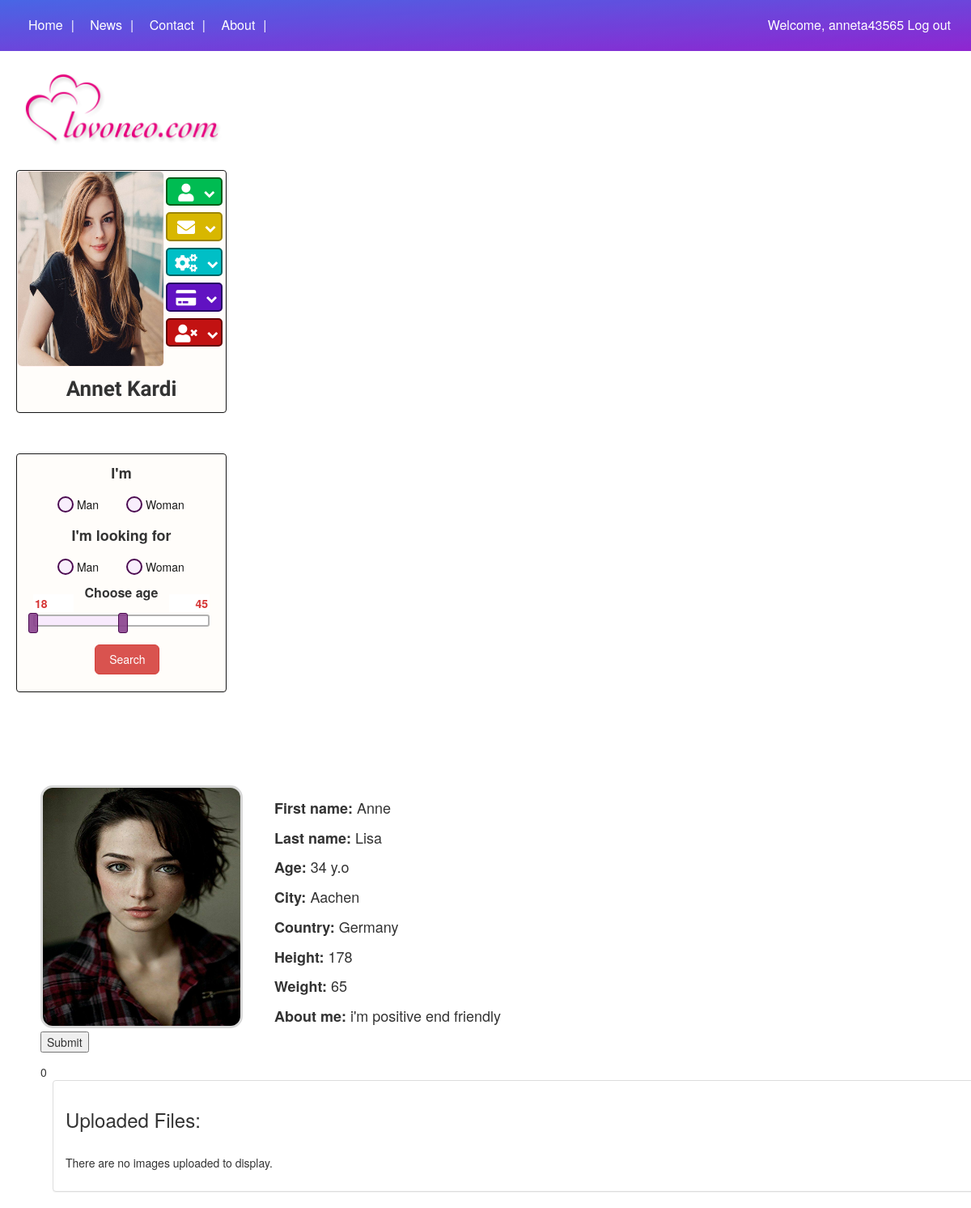
Page /personal_page.php?user_id=rfwdcvxsdfsdf (signed in) on the committed database.
### tables this page shows
CREATE TABLE `register_user` (
  `register_user_id` int(11) NOT NULL,
  `user_name` varchar(250) NOT NULL,
  `user_email` varchar(250) NOT NULL,
  `user_password` varchar(250) NOT NULL,
  `user_activation_code` varchar(250) NOT NULL,
  `user_id` varchar(255) NOT NULL,
  `user_email_status` enum('not verified','verified') NOT NULL,
  `first_name` varchar(1000) NOT NULL,
  `last_name` varchar(1000) NOT NULL,
  `country` varchar(1000) NOT NULL,
  `city` varchar(1000) NOT NULL,
  `birth_date` date DEFAULT NULL,
  `profile_foto` varchar(1000) NOT NULL,
  `details` varchar(1000) NOT NULL,
  `gender` varchar(255) NOT NULL,
  `weight` int(255) NOT NULL,
  `height` int(255) NOT NULL
);

### personal_page.php (the view, shortened to what this page needs)
<?php
$user_id=$_GET["user_id"];
$con = new PDO( DB_DSN, DB_USERNAME, DB_PASSWORD );
$sthandler = $con->prepare("SELECT TIMESTAMPDIFF(YEAR, `birth_date`, CURDATE()) AS age , first_name, last_name, country, city, details, height, weight, profile_foto FROM register_user WHERE user_id = '$user_id'");
$sthandler->execute();
?>
<head>
<link rel="stylesheet" href="style_personal_page.css">
<link rel="stylesheet" href="https://cdnjs.cloudflare.com/ajax/libs/jqueryui/1.12.1/jquery-ui.min.css">
<link rel="stylesheet" type="text/css" href="slick/slick.css"/>
<link rel="stylesheet" type="text/css" href="slick/slick-theme.css"/>
<link rel="stylesheet" href="https://maxcdn.bootstrapcdn.com/bootstrap/3.3.0/css/bootstrap.min.css">
</head>
<body>
    <header class="head fixed">
        <div class="wrap">
            <nav class="pull_left">
                <ul class="list-unstyled ">
                <a class="active" href="index.php"><li class="li-item inline-block">Home</li></a>
                <a href="#news"><li class="li-item inline-block">News</li></a>
                <a href="#contact"><li class="li-item inline-block">Contact</li></a>
                <a href="#about"><li class="li-item inline-block">About</li></a>
                </ul>
            </nav>
            <div class="pull-right">
                <a class="welcom" > <?php
                    if (isset($_SESSION['user_name'])) {
                    echo 'Welcome, '.$_SESSION['user_name'];
                    }
                    ?>
                </a>
                <a href="#" class="log-in-out">
                <?php
                    if (isset($_SESSION['user_name'])) {
                    echo 'Log out';
                    }
                    else echo 'Log in';
                    ?>
                </a>
            </div>
        </div>
    </header>
    <div class="wrap">
    <section class="section-control inline-block  rel">
        <div class="logo"></div>
            <div class="form-signin"  method="POST">
                    <?php
                    if(isset($_SESSION['user_name']))
                    {
                    include("user_on.php");
                    }
                    else
                    {
                    include("login.php");
                    }
                    ?>
            </div>
            <div class=" form-log ">
                    <?php
                        include("filter.php");
                        ?>
    <div class="inline-block right-side">
        <section class="section-photo">
            <?php while($row = $sthandler->fetch(PDO::FETCH_ASSOC)) : ?>
            <div class="photo-box inline-block">
                <img src="<?php echo $row ['profile_foto']?>" class="photo-person">
            </div>
            <div class="inline-block rel">
                <div class="info">
                    <div class="info-info"><span class="key">First name: </span><?php echo $row ['first_name'] ?></div>
                    <div class="info-info"><span class="key">Last name: </span><?php echo $row ['last_name'] ?></div>
                    <div class="info-info"><span class="key">Age: </span><?php echo $row ['age'] ?> y.o</div>
                    <div class="info-info"><span class="key">City: </span><?php echo $row ['city'] ?></div>
                    <div class="info-info"><span class="key">Country: </span><?php echo $row ['country'] ?></div>
                    <div class="info-info"><span class="key">Height: </span><?php echo $row ['height'] ?></div>
                    <div class="info-info"><span class="key">Weight: </span><?php echo $row ['weight'] ?></div>
                    <div class="info-info"><span class="key">About me: </span><?php echo $row ['details'] ?></div>
</div>
            <?php endwhile;?>
            </div>
		<form class ="like" action="" method="post" value="like">
		<input class="like" id="like" type="submit" name="like">
	</form>
<div class="likes_amount">
<?php
$like_to= $_GET['user_id'];
$pdo = new PDO( DB_DSN, DB_USERNAME, DB_PASSWORD);
$nLikes = $pdo->query("select count(*) FROM likes WHERE like_to = '$like_to'")->fetchColumn();
echo $nLikes;
?>
</div>
            <div class="album">
                <?php
                include("fotos/view.php");
                ?>
            </div>
        </section>
    </div>
</body>

### user_on.php (shortened to what this page needs)
<!DOCTYPE html>
<html>
	<head>
        <link rel="stylesheet" href="user_on_style.css">
        <link rel="stylesheet" href="https://use.fontawesome.com/releases/v5.1.1/css/all.css">
  <link rel='stylesheet prefetch' href='https://cdnjs.cloudflare.com/ajax/libs/font-awesome/4.6.3/css/font-awesome.min.css'>
      <link rel="stylesheet" href="css/style.css">
    </head>
	<body>
    <?php
include("connection.php");
$user_name = $_SESSION['user_name'];
$query = "SELECT * FROM register_user WHERE user_name = '$user_name'";
$mysql_result = mysqli_query($conn, $query);
?>
<?php
while ($row = mysqli_fetch_assoc($mysql_result)) :
?>
		<div class=" form-log">
			<div class="panel panel-default">
				<div class="panel-body rel">
                    <div class="photo-user-box inline-bock">
                        <img src = "<?php echo $row['profile_foto'];?>" class="photo-user">
                    </div>
                    <div class="buttons inline-bock">
                        <ul class="accordion-menu">
                          <li>
                            <div class="dropdownlink dropdownlink_1"><i class="fas fa-user"></i>
                              <i class="fa fa-chevron-down" aria-hidden="true"></i>
                            </div>
                          </li>
                          <li>
                            <div class="dropdownlink dropdownlink_2"><i class="fas fa-envelope"></i>
                              <i class="fa fa-chevron-down" aria-hidden="true"></i>
                            </div>
                          </li>
                          <li>
                            <div class="dropdownlink dropdownlink_3"><i class="fas fa-cogs"></i>
                              <i class="fa fa-chevron-down" aria-hidden="true"></i>
                            </div>
                          </li>
                          <li>
                            <div class="dropdownlink dropdownlink_4"><i class="fas fa-credit-card"></i>
                              <i class="fa fa-chevron-down" aria-hidden="true"></i>
                            </div>
                          </li>
                          <li>
                            <div class="dropdownlink dropdownlink_5"><i class="fas fa-user-times"></i>
                              <i class="fa fa-chevron-down" aria-hidden="true"></i>
                            </div>
                          </li>
                        </ul>
                    </div>
                    <div class="user-name-txt">
                    <?php echo $row['first_name']; ?>
                    <?php echo $row['last_name']; ?>
                    </div>
				</div>
			</div>
        </div>
<?php endwhile; ?>
	</body>
</html>

### filter.php (shortened to what this page needs)
<!DOCTYPE html>
<html>
	<head>
		<link rel="stylesheet" href="filter.css">
	</head>
	<body>
<div class="panel panel-2 panel-default">
    			        <div class="panel-body">
                            <form class="search rel" action="search_form.php" method="post">
                                        <div class=" rel">
                                            <h4 class="center search-text">I'm</h4>
                                            <div class="labeles-div">
                                                <label class="labeles">
                                                    <span class="radio-custom"></span>
                                                    <div class="label_r">Man</div>
                                                </label>
                                                <label class="labeles">
                                                    <span class="radio-custom"></span>
                                                    <div class="label_r">Woman</div>
                                                </label>
                                            </div>
                                        </div>
                                        <div class="rel">
                                            <h4 class="center  search-text">I'm looking for</h4>
                                            <div class="labeles-div">
                                                <label class="labeles">
                                                    <span class="radio-custom"></span>
                                                    <div class="label_r">Man</div>
                                                </label>
                                                <label class="labeles">
                                                    <span class="radio-custom"></span>
                                                    <div class="label_r">Woman</div>
                                                </label>
                                            </div>
                                        </div>
                                <div class="slider">
                                    <p class="center slider-age">Choose age</p>
                                    <div class="rel">
                                      <input type="text" class="inputs-age" name ="amount" id="amount" value="<?php echo isset($_POST['amount']) ? $_POST['amount'] : '' ?>" readonly>
                                      <input type="text" class="inputs-age" name ="amount-2" id="amount-2" value="<?php echo isset($_POST['amount-2']) ? $_POST['amount-2'] : '' ?>" readonly>
                                    </div>
                                    <div id="slider-range"></div>
                                </div>
                                <div class="form-group search-btn-block">
                                    <input class="search-btn btn btn-lg btn-danger" id="search" onclick="location.href = 'search_form.php';" type="submit" name="search" value="Search">
                                </div>
                            </form>
    			        </div>
    		        </div>
                </div>
</body>
</html>

### fotos/view.php (shortened to what this page needs)
<!DOCTYPE html>
<html lang="en">
		<link href="fotos/css/bootstrap.min.css" rel="stylesheet">
	<body>
		<div class="container">
			<div class="panel panel-default">
				<div class="panel-body">
					<h3>Uploaded Files:</h3>
					<br/>
					<?php
						$conn = mysqli_connect("localhost","lovoneo","ZMaLPF2-unV-ch","projekt");
						$query = "SELECT * FROM userfiles WHERE user_user_id= '$user_id'";
						$result = mysqli_query($conn, $query);
						if(mysqli_num_rows($result) > 0)
						{
							while($row = mysqli_fetch_assoc($result))
							{
								$url = $row["FilePath"]."/".$row["FileName"];
					?>
								<a href="<?php echo $url; ?>"><image src="<?php echo $url; ?>" class="images" /></a>
					<?php
							}
						}
						else
						{
					?>
						<p>There are no images uploaded to display.</p>
					<?php
						}
					?>
				</div>
			</div>
		</div>
	</body>
</html>

### style_personal_page.css (style rules this page uses)
.inline-block { display: inline-block; }
.rel { position: relative; }
.fixed { position: fixed; }
.center { text-align: center; }
.wrap { max-width: 1400px; padding-left: 20px; padding-right: 20px; margin: 0 auto; }
.head { background: linear-gradient(to top left,#8918ce, #3d5de4); opacity: 0.94 ; width: 100%; padding: 20px 5px; font-size: 16px; top:0; z-index: 1000; }
nav { width: 400px; display: inline-block !important; }
.pull-right { display: inline-block; }
.li-item { margin-left: 10px; padding-right: 5px; color: #ffffff; }
.li-item::after { content: "|"; padding-left: 10px; }
.head a { color: #ffffff !important; }
ul { margin-bottom: 0 !important; }
.logo { background: url('logo.png') no-repeat; background-size: cover; width: 260px; height: 100px; margin-bottom: 30px; }
.section-control { float: left; margin-top: 80px; width: 310px; height: 100%; clear: bottom; }
.right-side { max-width: 890px; }
.section-control .form-log { width: 260px; height: 350px; }
.section-control .panel-body { padding: 0 !important; }
.section-control .panel { background: #fffdf9cb; border-color: #181818 !important; }
.btn-lg { padding: 8px 0 !important; font-size: 14px !important; }
.section-photo { margin-top: 90px; padding-left: 50px; }
.photo-box { width: 250px; height: 300px; overflow: hidden; border: 3px solid #cfcfcfcc; border-radius: 15px; }
.photo-person { width: 250px; height: 300px; }
.info { position: absolute; top: -290px; left: 30px; width: 500px; font-size: 18px; }
.key { font-weight: 600; }
.info-info { padding: 5px; }

### user_on_style.css (style rules this page uses)
.inline-block { display: inline-block; }
.section-control .form-log { width: 260px; }
.section-control .panel { background: #fffdf9cb; border-color: #181818 !important; }
.section-control .panel-body { padding: 0 !important; }
.photo-user-box { overflow: hidden; height: 240px; margin-top: 1px; margin-left:1px; width: 180px; border-radius: 5px; box-shadow: 0 0 0 1px rgba(255, 221, 221, 0.39) !important; }
.photo-user { height: 240px; width: 180px; }
.buttons { width: 78px; height: 240px; position: absolute; top: 0; right: 0; color: #fff; font-size: 22px; }
.user-name-txt { font-size: 26px; padding: 10px; text-align: center; overflow: hidden; font-family: 'Parisienne', cursive; font-weight: 600; }
ul { list-style: none; }
a { text-decoration: none !important; }
.accordion-menu { padding: 0 !important; }
.dropdownlink { cursor: pointer; display: block; margin-top: 8px !important; border-radius: 5px; text-align: center; position: relative; -webkit-transition: all 0.4s ease-out; transition: all 0.4s ease-out; width: 70px; margin: 0 auto; }
.dropdownlink .fa-chevron-down { position: relative; top: -2px; left: 6px; font-size: 14px !important; }
.dropdownlink_1 { background: #00bc52; border: 2px solid #005d18; }
.dropdownlink_2 { background: #d8b700; border: 2px solid #9c8400; }
.dropdownlink_3 { background: #00bfc6; border: 2px solid #006261; }
.dropdownlink_4 { background: #6112c2; border: 2px solid #250063; }
.dropdownlink_5 { background: #c21212; border: 2px solid #630000; }

### style.css (style rules this page uses)
.inline-block { display: inline-block; }
.rel { position: relative; }
.fixed { position: fixed; }
.center { text-align: center; }
.wrap { max-width: 1400px; padding-left: 20px; padding-right: 20px; margin: 0 auto; }
.head { background: linear-gradient(to top left,#8918ce, #3d5de4); opacity: 0.94 ; width: 100%; padding: 20px 5px; font-size: 16px; top:0; z-index: 1000; }
nav { width: 400px; display: inline-block !important; }
.pull-right { display: inline-block; }
.li-item { margin-left: 10px; padding-right: 5px; color: #ffffff; }
.li-item::after { content: "|"; padding-left: 10px; }
.head a { color: #ffffff !important; }
ul { margin-bottom: 0 !important; }
.logo { background: url('logo.png') no-repeat; background-size: cover; width: 263px; height: 100px; margin-bottom: 30px; }
.section-control { float: left; margin-top: 80px; width: 310px; height: 100%; clear: bottom; }
.right-side { max-width: 890px; }
.section-control .form-log { width: 260px; }
.section-control .panel-body { padding: 0 !important; }
.section-control .panel { background: #fffdf9cb; border-color: #181818 !important; }

### rows in the picture
register_user: profile_foto (picture), first_name "Annet", last_name "Kardi"
register_user: profile_foto (picture), first_name "Anne", last_name "Lisa", age "34", city "Aachen", country "Germany", height "178", weight "65", details "i'm positive end friendly"

### other values in the picture
$_SESSION['user_name'] "anneta43565"
$nLikes "0"
